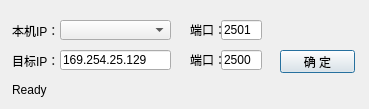
<?xml version="1.0" encoding="UTF-8"?>
<ui version="4.0">
 <class>UDP</class>
 <widget class="QDialog" name="UDP">
  <property name="geometry">
   <rect>
    <x>0</x>
    <y>0</y>
    <width>369</width>
    <height>109</height>
   </rect>
  </property>
  <property name="windowTitle">
   <string>UDP参数配置</string>
  </property>
  <widget class="QLabel" name="label_17">
   <property name="geometry">
    <rect>
     <x>12</x>
     <y>25</y>
     <width>48</width>
     <height>12</height>
    </rect>
   </property>
   <property name="text">
    <string>本机IP：</string>
   </property>
  </widget>
  <widget class="QLineEdit" name="UDPSenderPortlineEdit">
   <property name="geometry">
    <rect>
     <x>221</x>
     <y>20</y>
     <width>41</width>
     <height>20</height>
    </rect>
   </property>
   <property name="text">
    <string>2501</string>
   </property>
  </widget>
  <widget class="QLabel" name="label_27">
   <property name="geometry">
    <rect>
     <x>190</x>
     <y>50</y>
     <width>31</width>
     <height>20</height>
    </rect>
   </property>
   <property name="text">
    <string>端口：</string>
   </property>
  </widget>
  <widget class="QLabel" name="label_26">
   <property name="geometry">
    <rect>
     <x>190</x>
     <y>20</y>
     <width>31</width>
     <height>20</height>
    </rect>
   </property>
   <property name="text">
    <string>端口：</string>
   </property>
  </widget>
  <widget class="QLineEdit" name="UDPFarPortlineEdit">
   <property name="geometry">
    <rect>
     <x>221</x>
     <y>50</y>
     <width>41</width>
     <height>20</height>
    </rect>
   </property>
   <property name="text">
    <string>2500</string>
   </property>
  </widget>
  <widget class="QLabel" name="label_18">
   <property name="geometry">
    <rect>
     <x>12</x>
     <y>55</y>
     <width>48</width>
     <height>12</height>
    </rect>
   </property>
   <property name="text">
    <string>目标IP：</string>
   </property>
  </widget>
  <widget class="QComboBox" name="UDPServerIPcomboBox">
   <property name="geometry">
    <rect>
     <x>60</x>
     <y>20</y>
     <width>111</width>
     <height>20</height>
    </rect>
   </property>
   <property name="editable">
    <bool>false</bool>
   </property>
  </widget>
  <widget class="QLineEdit" name="UDPFarIPlineEdit">
   <property name="geometry">
    <rect>
     <x>60</x>
     <y>50</y>
     <width>111</width>
     <height>20</height>
    </rect>
   </property>
   <property name="text">
    <string>169.254.25.129</string>
   </property>
  </widget>
  <widget class="QPushButton" name="OKpushButton">
   <property name="geometry">
    <rect>
     <x>280</x>
     <y>50</y>
     <width>75</width>
     <height>23</height>
    </rect>
   </property>
   <property name="text">
    <string>确 定</string>
   </property>
  </widget>
  <widget class="QLabel" name="UDPServerStatelabel">
   <property name="geometry">
    <rect>
     <x>12</x>
     <y>80</y>
     <width>191</width>
     <height>20</height>
    </rect>
   </property>
   <property name="text">
    <string>Ready</string>
   </property>
  </widget>
 </widget>
 <resources/>
 <connections/>
</ui>
